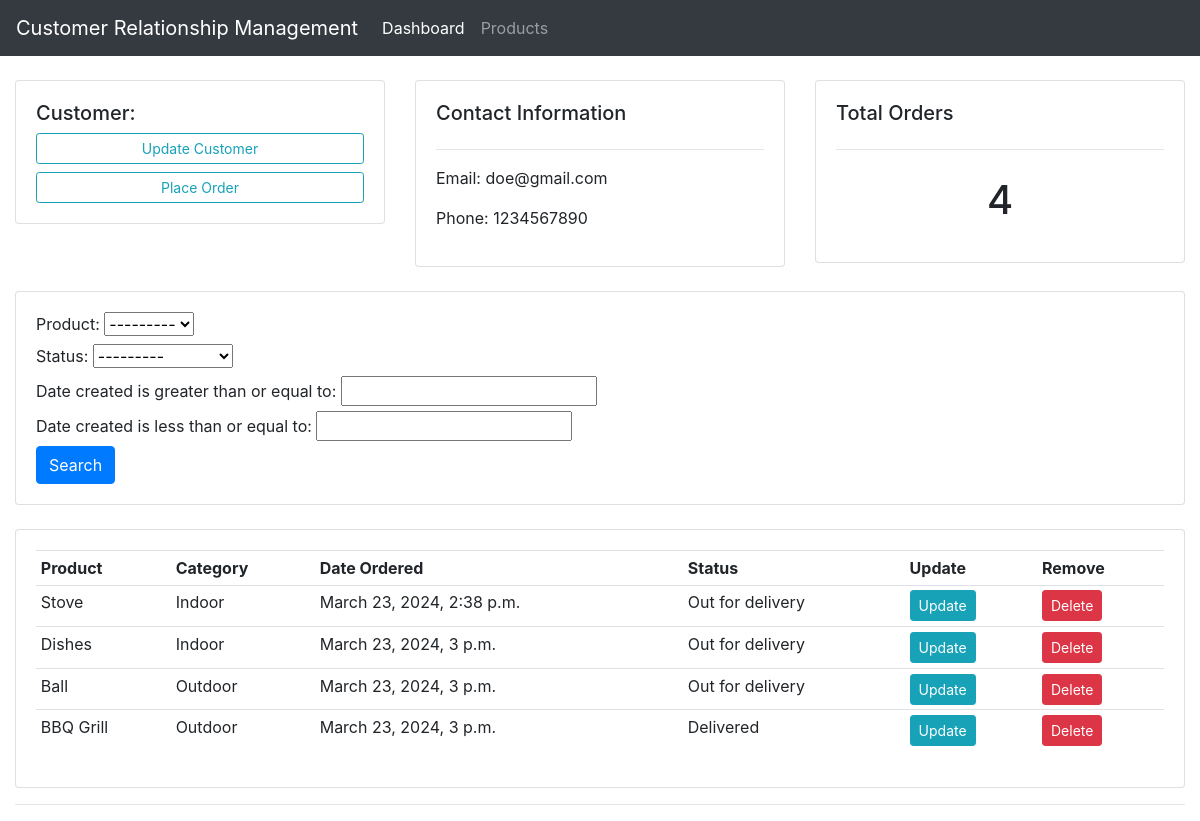
The app's page /customer/1/ (signed in) with its own data.
### accounts/models.py (models this page shows, shortened)
class Customer(models.Model):
	user = models.OneToOneField(User, null=True, on_delete=models.CASCADE)
	name = models.CharField(max_length=200, null=True)
	phone = models.CharField(max_length=200, null=True)
	email = models.CharField(max_length=200, null=True)
	date_created = models.DateTimeField(auto_now_add=True, null=True)

class Order(models.Model):
	STATUS = (
			('Pending', 'Pending'),
			('Out for delivery', 'Out for delivery'),
			('Delivered', 'Delivered'),
			)
	customer = models.ForeignKey(Customer, null=True, on_delete= models.SET_NULL)
	product = models.ForeignKey(Product, null=True, on_delete= models.SET_NULL)
	date_created = models.DateTimeField(auto_now_add=True, null=True)
	status = models.CharField(max_length=200, null=True, choices=STATUS)

class Product(models.Model):
	CATEGORY = (
			('Indoor', 'Indoor'),
			('Outdoor', 'Outdoor'),
		)
	name = models.CharField(max_length=200, null=True)
	price = models.FloatField(null=True)
	category = models.CharField(max_length=200, null=True, choices=CATEGORY)
	description = models.CharField(max_length=200, null=True, blank=True)
	date_created = models.DateTimeField(auto_now_add=True, null=True)
	tags = models.ManyToManyField(Tag)
	def __str__(self):
		return self.name

### accounts/decorators.py (the view)
        def wrapper_func(request, *args, **kwargs):
            group = None
            if request.user.groups.exists():
                group = request.user.groups.all()[0].name
            if group in allowed_roles:
                return view_func(request, *args, **kwargs)
            else:
                return HttpResponse('You are not authorized to view this page')

### accounts/views.py (called while the page is built)
@login_required(login_url='login')
@allowed_users(allowed_roles=['admin'])
def customer(request, pk):
	customer = Customer.objects.get(id=pk)
	orders = customer.order_set.all()
	order_count = orders.count()
	myFilter = OrderFilter(request.GET, queryset=orders)
	orders = myFilter.qs
	context = {'customer': customer, 'orders': orders, 'order_count': orders.count, 'myFilter': myFilter}
	return render(request, 'accounts/customer.html', context)

### accounts/templates/accounts/customer.html (shortened to what this page needs)
{% extends 'accounts/main.html' %}
{% block content %}
	<br>
<div class="row">
    <div class="col-md">
        <div class="card card-body">
            <h5>Customer: </h5>
            <a href="" class="btn btn-outline-info btn-sm btn-block">Update Customer</a>
            <a href="{% url 'create_order' customer.id %}" class="btn btn-outline-info btn-sm btn-block">Place Order</a>
        </div>
    </div>
    <div class="col-md">
        <div class="card card-body">
            <h5>Contact Information</h5>
            <hr>
            <p>Email: {{customer.email}} </p>
            <p>Phone: {{customer.phone}}</p>
        </div>
    </div>
    <div class="col-md">
        <div class="card card-body">
            <h5>Total Orders</h5>
            <hr>
            <h1 style="text-align:center;padding:10px">{{orders.count}}</h1>
        </div>
    </div>
</div>
<br />
<div class="row">
    <div class="col">
        <div class="card card-body">
            <form action="" method="get">
                {{myFilter.form}}
                <button class="btn btn-primary" type="submit">Search</button>
            </form>
        </div>
    </div>
</div>
<br />
<div class="row">
    <div class="col-md">
        <div class="card card-body">
            <table class="table table-sm">
                <tr>
                    <th>Product</th>
                    <th>Category</th>
                    <th>Date Ordered</th>
                    <th>Status</th>
                    <th>Update</th>
                    <th>Remove</th>
                </tr>
                {%for order in orders %}
                <tr>
                    <td>{{order.product}}</td>
                    <td>{{order.product.category}}</td>
                    <td>{{order.date_created}}</td>
                    <td>{{order.status}}</td>
                    <td><a class="btn btn-sm btn-info" href="{% url 'update_order' order.id %}">Update</a></td>
                    <td><a class="btn btn-sm btn-danger" href="{% url 'delete_order' order.id %}">Delete</a></td>
                </tr>
                {%endfor%}
            </table>
        </div>
    </div>
</div>
{% endblock %}

### records on screen
Customer: email "doe@gmail.com", phone "1234567890"
Order: product "Stove", product.category "Indoor", date_created "March 23, 2024, 2:38 p.m.", status "Out for delivery"
Order: product "Dishes", product.category "Indoor", date_created "March 23, 2024, 3 p.m.", status "Out for delivery"
Order: product "Ball", product.category "Outdoor", date_created "March 23, 2024, 3 p.m.", status "Out for delivery"
Order: product "BBQ Grill", product.category "Outdoor", date_created "March 23, 2024, 3 p.m.", status "Delivered"

### other values on screen
{{ orders.count }} "4"
